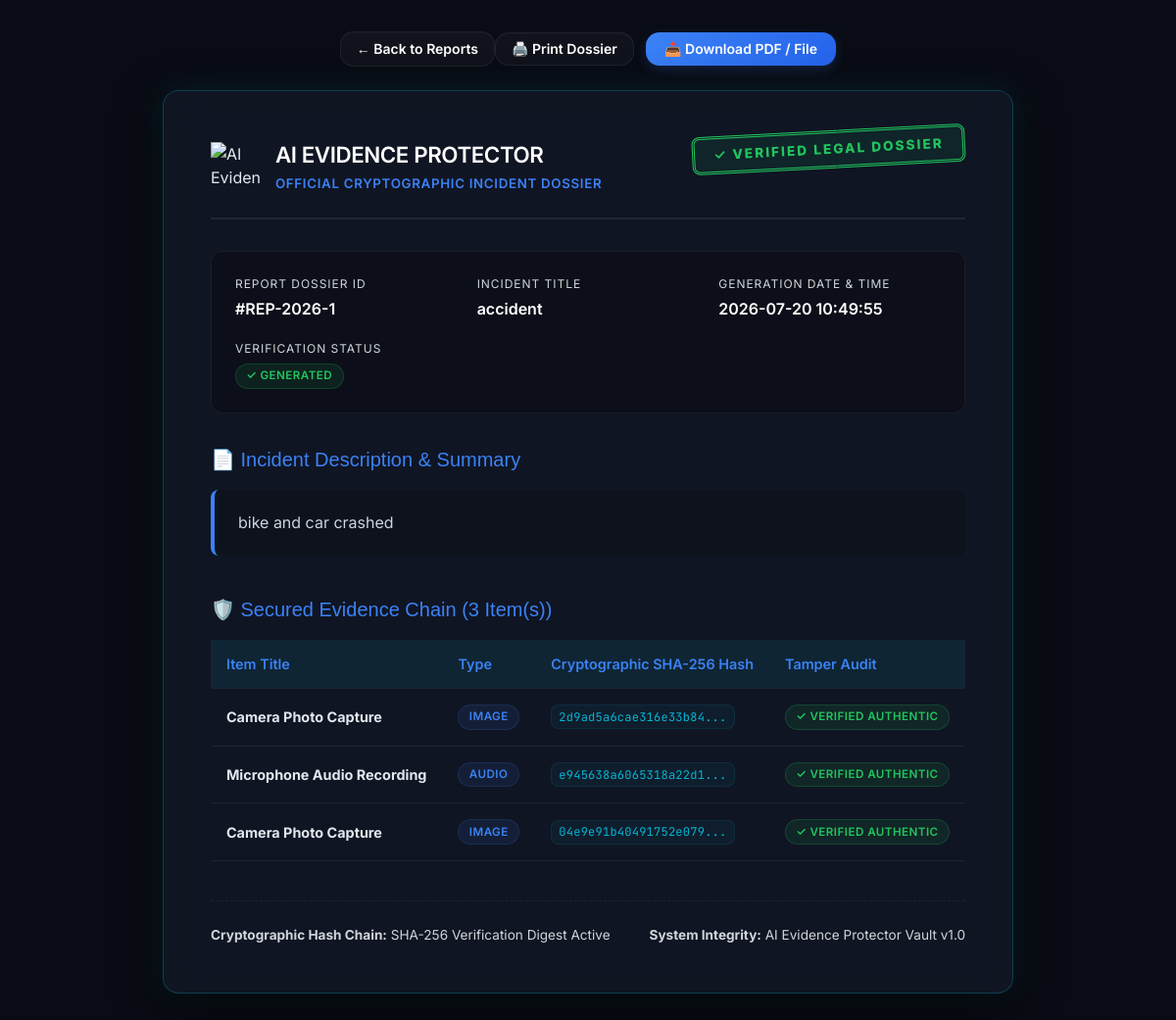
Screenshot of /api/report/view/1 with the database file from the repository.
### tables this page shows
CREATE TABLE reports (
    id INTEGER PRIMARY KEY AUTOINCREMENT,
    user_id INTEGER NOT NULL,
    title VARCHAR(150) NOT NULL,
    description TEXT NOT NULL,
    status VARCHAR(30) DEFAULT 'draft', -- 'draft', 'submitted', 'archived'
    report_file_path VARCHAR(255),
    created_at TIMESTAMP DEFAULT CURRENT_TIMESTAMP,
    updated_at TIMESTAMP DEFAULT CURRENT_TIMESTAMP,
    FOREIGN KEY (user_id) REFERENCES users (id) ON DELETE CASCADE
);

CREATE TABLE evidence (
    id INTEGER PRIMARY KEY AUTOINCREMENT,
    user_id INTEGER NOT NULL,
    title VARCHAR(150) NOT NULL,
    file_type VARCHAR(20) NOT NULL, -- 'image' or 'audio'
    file_path VARCHAR(255) NOT NULL,
    file_hash VARCHAR(64) NOT NULL,  -- SHA-256 for tampering verification
    latitude REAL,
    longitude REAL,
    ai_summary TEXT,
    tamper_status VARCHAR(50) DEFAULT 'unverified', -- 'verified_authentic', 'tampered', 'unverified'
    created_at TIMESTAMP DEFAULT CURRENT_TIMESTAMP,
    FOREIGN KEY (user_id) REFERENCES users (id) ON DELETE CASCADE
);

### backend/routes/report.py (the view)
@report_bp.route('/view/<int:report_id>', methods=['GET'])
def view_report(report_id):
    report = ReportModel.get_by_id(report_id)
    if not report:
        return error_response("Report not found", 404)
    evidence_items = EvidenceModel.get_all_by_user(report.get('user_id', 1))
    return render_template('report_view.html', report=report, evidence_items=evidence_items)

### backend/database.py (called while the page is built)
def get_db():
    if 'db' not in g:
        db_path = Config.DATABASE_PATH
        os.makedirs(os.path.dirname(db_path), exist_ok=True)
        g.db = sqlite3.connect(db_path)
        g.db.row_factory = sqlite3.Row  # Return rows as dictionary-like objects
    return g.db

### backend/models/evidence.py (called while the page is built)
    @staticmethod
    def get_all_by_user(user_id):
        db = get_db()
        rows = db.execute("SELECT * FROM evidence WHERE user_id = ? ORDER BY created_at DESC", (user_id,)).fetchall()
        return [dict(row) for row in rows]

### backend/models/report.py (called while the page is built)
    @staticmethod
    def get_by_id(report_id):
        db = get_db()
        report = db.execute("SELECT * FROM reports WHERE id = ?", (report_id,)).fetchone()
        return dict(report) if report else None

### frontend/templates/report_view.html (shortened to what this page needs)
<!DOCTYPE html>
<html lang="en">
<head>
  <link rel="stylesheet" href="{{ url_for('static', filename='css/style.css') }}">
</head>
<body>
  <div class="no-print-bar">
    <a href="{{ url_for('views.report') }}" class="btn btn-secondary" style="padding: 0.4rem 1rem; text-decoration: none;">
      ← Back to Reports
    </a>
    <div style="display: flex; gap: 0.75rem;">
      <button onclick="window.print()" class="btn btn-secondary" style="padding: 0.4rem 1rem;">
        🖨️ Print Dossier
      </button>
      <a href="/api/report/download/{{ report.id }}" class="btn btn-primary" style="padding: 0.4rem 1.2rem; text-decoration: none;">
        📥 Download PDF / File
      </a>
    </div>
  </div>
  <div class="report-dossier">
    <div class="watermark-seal">
      ✓ VERIFIED LEGAL DOSSIER
    </div>
    <div class="report-dossier-header">
      <div class="brand-section">
        <img src="{{ url_for('views.logo') }}" alt="AI Evidence Logo">
        <div>
          <h2 style="font-size: 1.4rem; color: #fff; margin: 0;">AI EVIDENCE PROTECTOR</h2>
          <small style="color: var(--color-primary); font-weight: 600; letter-spacing: 0.05em;">OFFICIAL CRYPTOGRAPHIC INCIDENT DOSSIER</small>
        </div>
      </div>
    </div>
    <div class="meta-grid">
      <div class="meta-item">
        <label>Report Dossier ID</label>
        <value>#REP-2026-{{ report.id }}</value>
      </div>
      <div class="meta-item">
        <label>Incident Title</label>
        <value>{{ report.title }}</value>
      </div>
      <div class="meta-item">
        <label>Generation Date & Time</label>
        <value>{{ report.created_at or '2026-07-20 UTC' }}</value>
      </div>
      <div class="meta-item">
        <label>Verification Status</label>
        <value>
          <span class="badge badge-success">✓ {{ (report.status or 'generated')|upper }}</span>
        </value>
      </div>
    </div>
    <div class="section-title">
      📄 Incident Description & Summary
    </div>
    <div class="description-box">
      {{ report.description }}
    </div>
    <div class="section-title">
      🛡️ Secured Evidence Chain ({{ evidence_items|length }} Item(s))
    </div>
    {% if evidence_items %}
    <table class="evidence-table">
      <thead>
        <tr>
          <th>Item Title</th>
          <th>Type</th>
          <th>Cryptographic SHA-256 Hash</th>
          <th>Tamper Audit</th>
        </tr>
      </thead>
      <tbody>
        {% for item in evidence_items %}
        <tr>
          <td><strong>{{ item.title }}</strong></td>
          <td><span class="badge badge-primary">{{ item.file_type }}</span></td>
          <td><code class="hash-code">{{ item.file_hash[:20] }}...</code></td>
          <td>
            <span class="badge {{ 'badge-danger' if item.tamper_status == 'tampered' else 'badge-success' }}">
              {{ '⚠️ Tampered' if item.tamper_status == 'tampered' else '✓ Verified Authentic' }}
            </span>
          </td>
        </tr>
        {% endfor %}
      </tbody>
    </table>
    {% else %}
    <div style="background: rgba(10, 13, 20, 0.4); border: 1px dashed var(--glass-border); padding: 1.5rem; text-align: center; border-radius: 8px; color: var(--text-muted); margin-bottom: 2rem;">
      No individual media files attached to this specific report instance.
    </div>
    {% endif %}
    <div class="custody-footer">
      <div>
        <strong>Cryptographic Hash Chain:</strong> SHA-256 Verification Digest Active
      </div>
      <div>
        <strong>System Integrity:</strong> AI Evidence Protector Vault v1.0
      </div>
    </div>
  </div>
</body>
</html>

### frontend/static/css/style.css (style rules this page uses)
:root { --bg-primary: #111827; --bg-secondary: #1F2937; --bg-card: rgba(31, 41, 55, 0.6); --bg-card-hover: rgba(31, 41, 55, 0.8); --glass-border: rgba(255, 255, 255, 0.06); --glass-glow: rgba(6, 182, 212, 0.06); --color-primary: #3B82F6; --color-primary-hover: #2563EB; --color-primary-glow: rgba(59, 130, 246, 0.2); --color-highlight: #06B6D4; --color-highlight-hover: #0891b2; --color-highlight-glow: rgba(6, 182, 212, 0.2); --color-secondary: #1F2937; --color-accent: #06B6D4; --color-success: #22C55E; --color-warning: #F59E0B; --color-danger: #EF4444; --text-main: #FFFFFF; --text-muted: #D1D5DB; --text-dim: #9CA3AF; --font-body: 'Inter', -apple-system, BlinkMacSystemFont, sans-serif; --font-heading: 'Inter', sans-serif; --font-mono: 'JetBrains Mono', monospace; --radius-sm: 8px; --radius-md: 14px; --radius-lg: 14px; --radius-full: 9999px; --transition-fast: 0.15s ease; --transition-normal: 0.25s ease; }
* { margin: 0; padding: 0; box-sizing: border-box; }
body { background-color: var(--bg-primary); background-image: radial-gradient(circle at 10% 10%, rgba(59, 130, 246, 0.05) 0%, transparent 40%), radial-gradient(circle at 90% 90%, rgba(6, 182, 212, 0.04) 0%, transparent 45%), linear-gradient(rgba(255, 255, 255, 0.002) 1px, transparent 1px), linear-gradient(90deg, rgba(255, 255, 255, 0.002) 1px, transparent 1px); background-size: 100% 100%, 100% 100%, 40px 40px, 40px 40px; background-attachment: fixed; color: var(--text-main); font-family: var(--font-body); line-height: 1.5; min-height: 100vh; display: flex; flex-direction: column; overflow-x: hidden; }
a { color: var(--color-primary); text-decoration: none; transition: all var(--transition-fast); }
h1, h2, h3, h4, h5, h6 { font-family: var(--font-heading); letter-spacing: -0.02em; color: #ffffff; font-weight: 600; }
.hash-code { font-family: var(--font-mono); font-size: 0.75rem; color: var(--color-highlight); background: rgba(6, 182, 212, 0.06); padding: 0.15rem 0.45rem; border-radius: var(--radius-sm); border: 1px solid rgba(6, 182, 212, 0.1); display: inline-block; letter-spacing: 0.02em; }
.btn { display: inline-flex; align-items: center; justify-content: center; gap: 0.4rem; padding: 0.6rem 1.25rem; font-family: var(--font-heading); font-weight: 600; font-size: 0.875rem; border-radius: var(--radius-md); border: none; cursor: pointer; transition: all var(--transition-fast); }
.btn-primary { background: linear-gradient(135deg, var(--color-primary), var(--color-primary-hover)); color: #ffffff; box-shadow: 0 4px 12px var(--color-primary-glow); }
.btn-secondary { background: rgba(255, 255, 255, 0.03); color: var(--text-main); border: 1px solid var(--glass-border); box-shadow: inset 0 1px 0 0 rgba(255, 255, 255, 0.02); }
.badge { display: inline-flex; align-items: center; gap: 0.3rem; padding: 0.2rem 0.65rem; border-radius: var(--radius-full); font-size: 0.725rem; font-weight: 600; text-transform: uppercase; letter-spacing: 0.04em; }
.badge-success { background: rgba(34, 197, 94, 0.1); color: var(--color-success); border: 1px solid rgba(34, 197, 94, 0.2); }
.badge-primary { background: rgba(59, 130, 246, 0.1); color: var(--color-primary); border: 1px solid rgba(59, 130, 246, 0.15); }

### rows the page displays
reports: id "1", title "accident", created_at "2026-07-20 10:49:55", status "GENERATED", description "bike and car crashed"
evidence: title "Camera Photo Capture", file_type "IMAGE", file_hash "2d9ad5a6cae316e33b84", tamper_status "✓ VERIFIED AUTHENTIC"
evidence: title "Microphone Audio Recording", file_type "AUDIO", file_hash "e945638a6065318a22d1", tamper_status "✓ VERIFIED AUTHENTIC"
evidence: title "Camera Photo Capture", file_type "IMAGE", file_hash "04e9e91b40491752e079", tamper_status "✓ VERIFIED AUTHENTIC"

### other values shown
{{ evidence_items|length }} "3"
